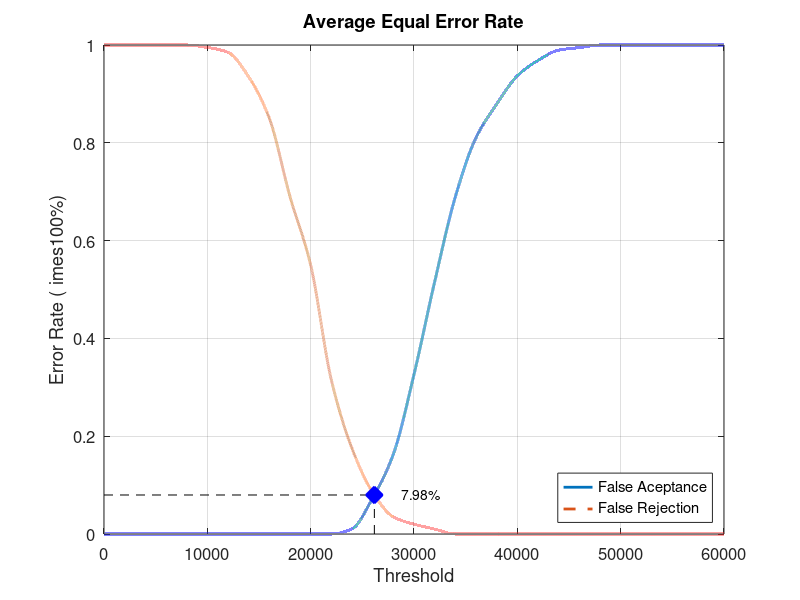
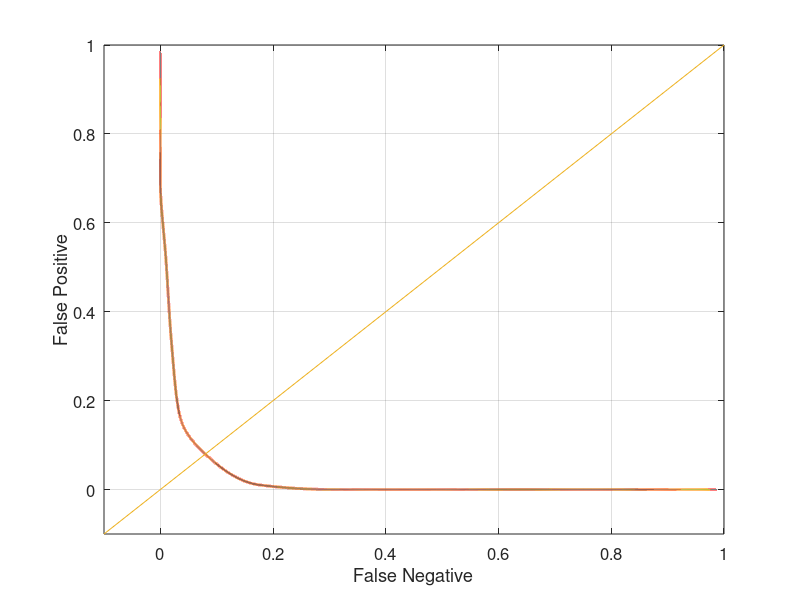

Reproduce these figures in MATLAB, in order.
close all;
clear;
clc;
x = 0:2000:60000;
xq = 0:0.5:60000;

y0 = [0 0 0 0 0 0 0 0 0 0 0 0 0.0105263 0.0736842 0.163158 0.326316 0.515789 0.689474 0.810526 0.878947 0.936842 0.968421 0.989474 0.994737 1 1 1 1 1 1 1]
yy0 = interp1(x, y0, xq, 'pchip');
y1 = [1 1 1 1 1 0.995 0.985 0.935 0.85 0.69 0.55 0.315 0.175 0.085 0.035 0.02 0.01 0 0 0 0 0 0 0 0 0 0 0 0 0 0]
yy1 = interp1(x, y1, xq, 'pchip');

% Calculating EER: 
y2 = abs(y0 - y1);
find(y2 == min(y2))
yy2 = abs(yy0 - yy1);
xEER = find(yy2 == min(yy2));
xEERIndex = xq(xEER) % X-axis EER
yEER = yy0(xEER) % Y-axis EER

main = figure
plot(xq, yy0,'-','LineWidth', 2);	hold on
plot(xq, yy1,'--','LineWidth', 2);	hold on
plot([xEERIndex xEERIndex], [0 yEER], 'k--');	hold on
plot([0 xEERIndex], [yEER yEER], 'k--');	hold on
plot(xEERIndex, yEER, 'bx', 'LineWidth', 10);	hold on
text(xEERIndex + 10 * xEERIndex / 100, yEER, [num2str(round((10000 * yEER)) / 100) '%'])
legend('False Aceptance', 'False Rejection', 'Location', 'SouthEast')
xlabel('Threshold')
ylabel('Error Rate (	imes100%)')
title('Average Equal Error Rate')
set(gca, 'FontSize', 12)
axis([0 60000 0 1])
grid on

print(main, 'Database5_3Main', '-dpng');
FNRxFPR = figure('Color', [1 1 1]);
plot(yy1, yy0, '-', yy1, yy0, 'LineWidth', 2);
hold on
y = -0.1:0.1:1
plot(y, y); 
set(gca, 'FontSize', 12)
xlabel('False Negative')
ylabel('False Positive')
axis([-0.1 1 -0.1 1])
set(gca, 'FontSize', 12)
grid on

print(FNRxFPR, 'Database5_3FNRxFPR','-dpng');
